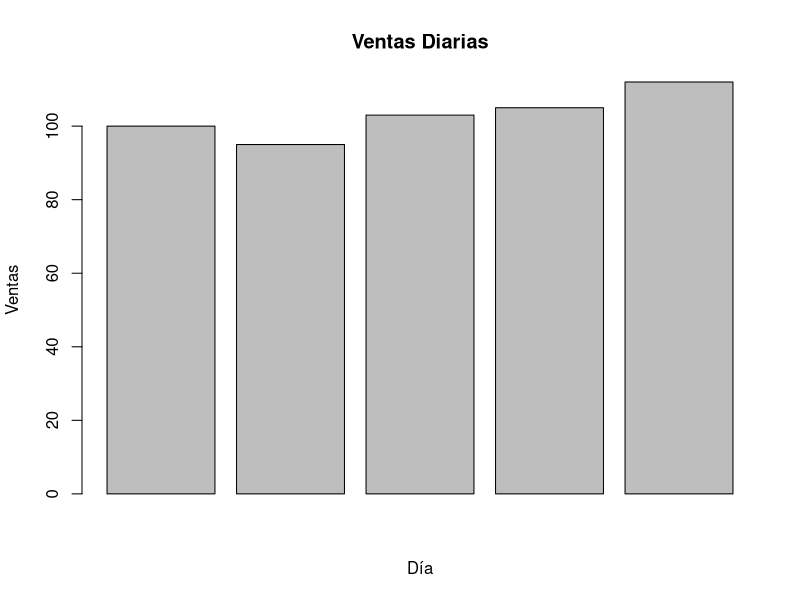
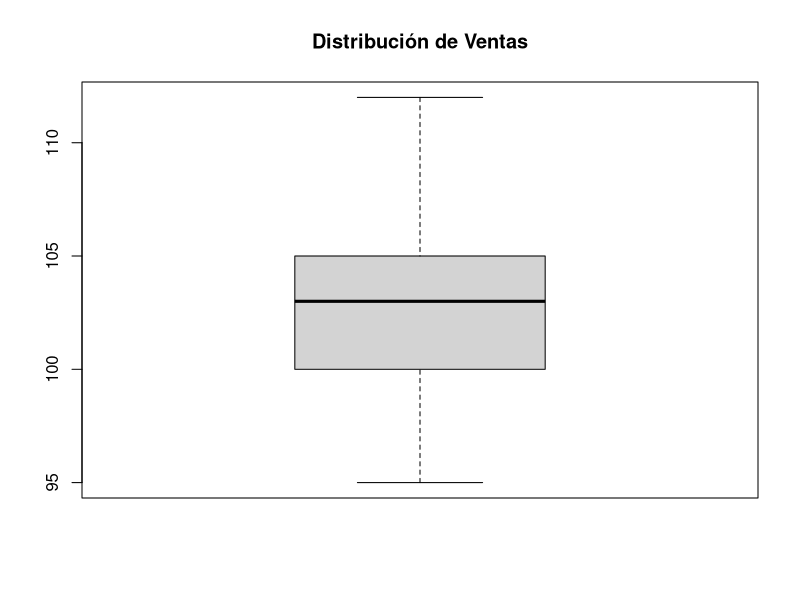
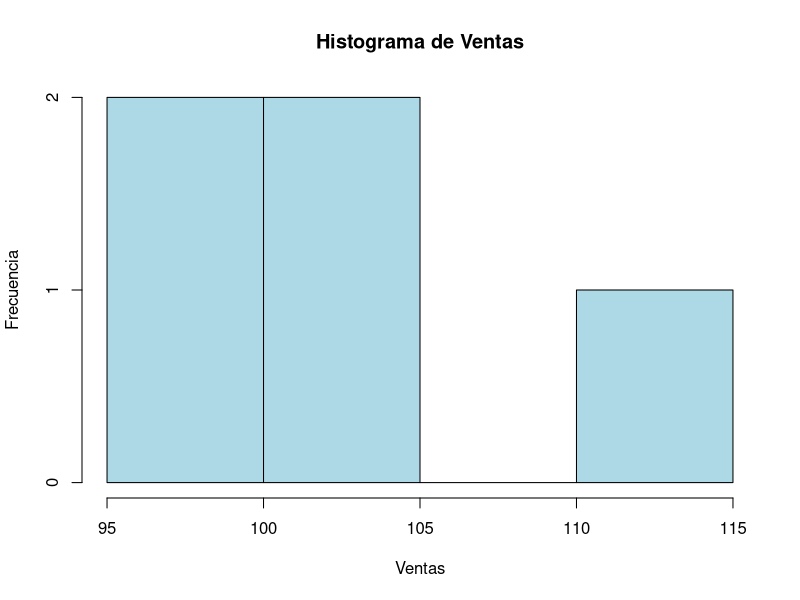
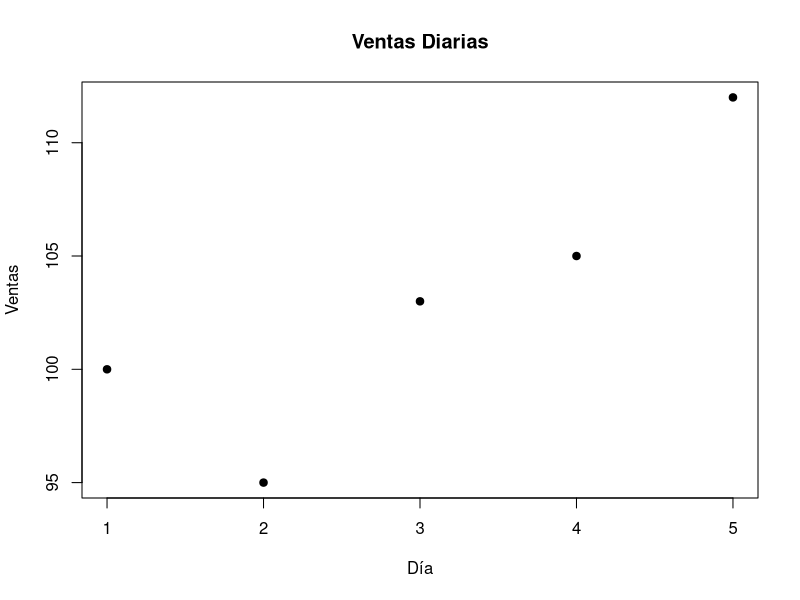
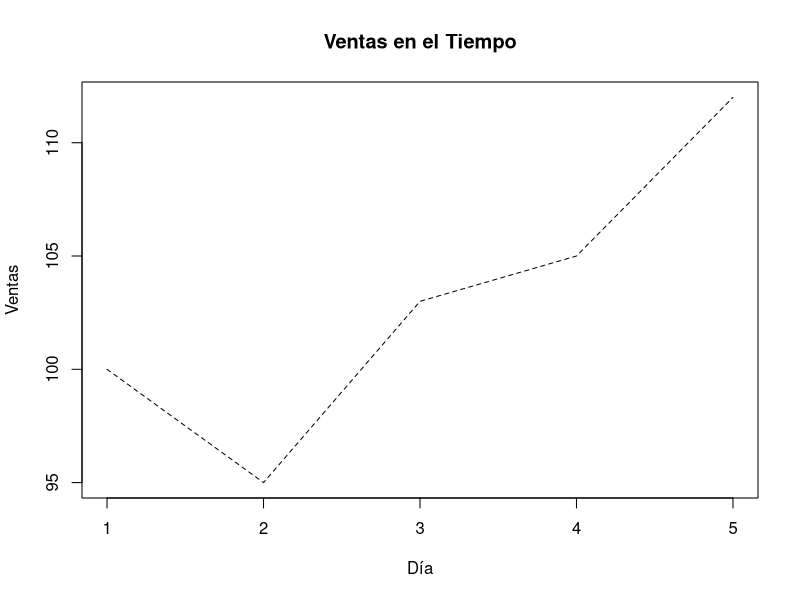
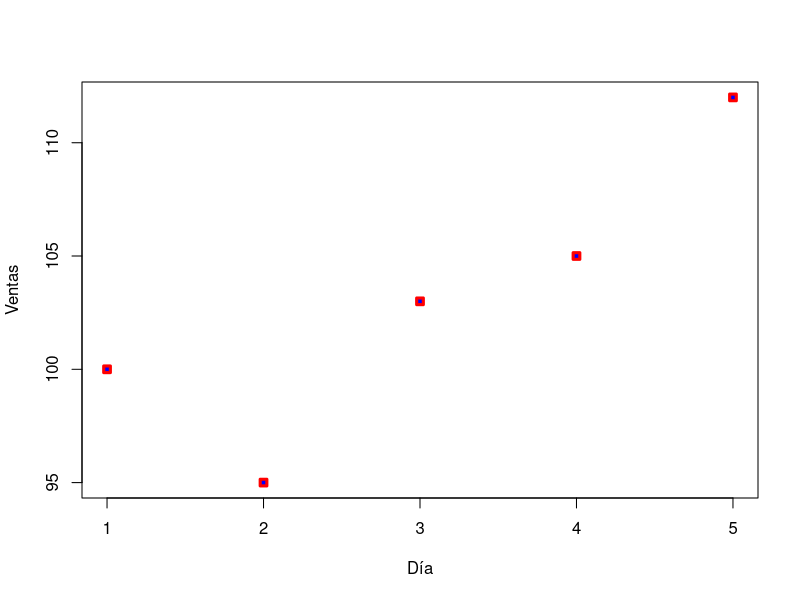

Reproduce these figures in R, in order.
# Script Básico de R para Operaciones y Visualización
# Autor: Lcervetto

# Descripción: Este script cubre operaciones básicas, manejo de variables, tipos de datos, 
#              estadística descriptiva y visualización en R.


# Uso como calculadora --------------------------------------------------------

# Suma
4 + 8

# Resta
7 - 3

# Multiplicación
6 * 7

# División
20 / 5

# Exponencial
3 ** 3

# Operación compleja
(3 + 9) / (2 * 2)


# Asignar Variables -----------------------------------------------------------

mi_variable <- 50

# Impresión explícita
print(mi_variable)

# Impresión implícita
mi_variable

# Operación entre variables 
x <-  40
y <- 10

x + y

# Ver y eliminar variables
ls()
rm(mi_variable)


# Estructuras para almacenar datos --------------------------------------------------------------

# Conjunto unidimensional 
conjunto_1 <- c(20, 26, 32, 40, 50)
conjunto_2 <- seq(2, 200, 2)
conjunto_3 <- array(1:5, 10)

# Conjunto multidimensional
conjunto_4 <- matrix(1:12, nrow = 4, ncol = 3)
conjunto_5 <- data.frame(col1 = 1:12, col2 = 5 * 2, col3 = 3)

# Listas
lista_1 <- list(conjunto_1, conjunto_4, conjunto_3)


# Estadística descriptiva -----------------------------------------------------

# Ejemplo
ventas <- c(100, 95, 103, 105, 112)
costos <- c(90, 80, 97, 93, 100)

Control_diario <- data.frame(ventas, costos)

# Añadir columna de utilidad
Control_diario["utilidad"] <- Control_diario$ventas - Control_diario$costos

# Cálculos básicos
attach(Control_diario)
sum(ventas)
mean(ventas)
max(ventas)
min(ventas)
length(ventas)
sd(ventas)
var(ventas)
quantile(ventas, 0.75)
summary(ventas)

# Seleccionar 3er cuartil
summary(ventas)[5]

# Desvincular el dataframe
detach(Control_diario)


# Gráficos --------------------------------------------------------------------

# Barplot
barplot(ventas, main = "Ventas Diarias", xlab = "Día", ylab = "Ventas")

# Boxplot
boxplot(ventas, main = "Distribución de Ventas")

# Histograma
hist(ventas, main = "Histograma de Ventas", xlab = "Ventas", ylab = "Frecuencia", col = "lightblue")

# Gráfico de Puntos
plot(ventas, main = "Ventas Diarias", xlab = "Día", ylab = "Ventas", pch = 19)

# Línea
plot(ventas, type = "l", main = "Ventas en el Tiempo", xlab = "Día", ylab = "Ventas", lty = 2)

# Más parámetros
plot(ventas, 
     xlab = "Día", 
     ylab = "Ventas", 
     pch = 22, 
     col = "red", 
     lwd = 3,
     bg = "blue")

?plot
